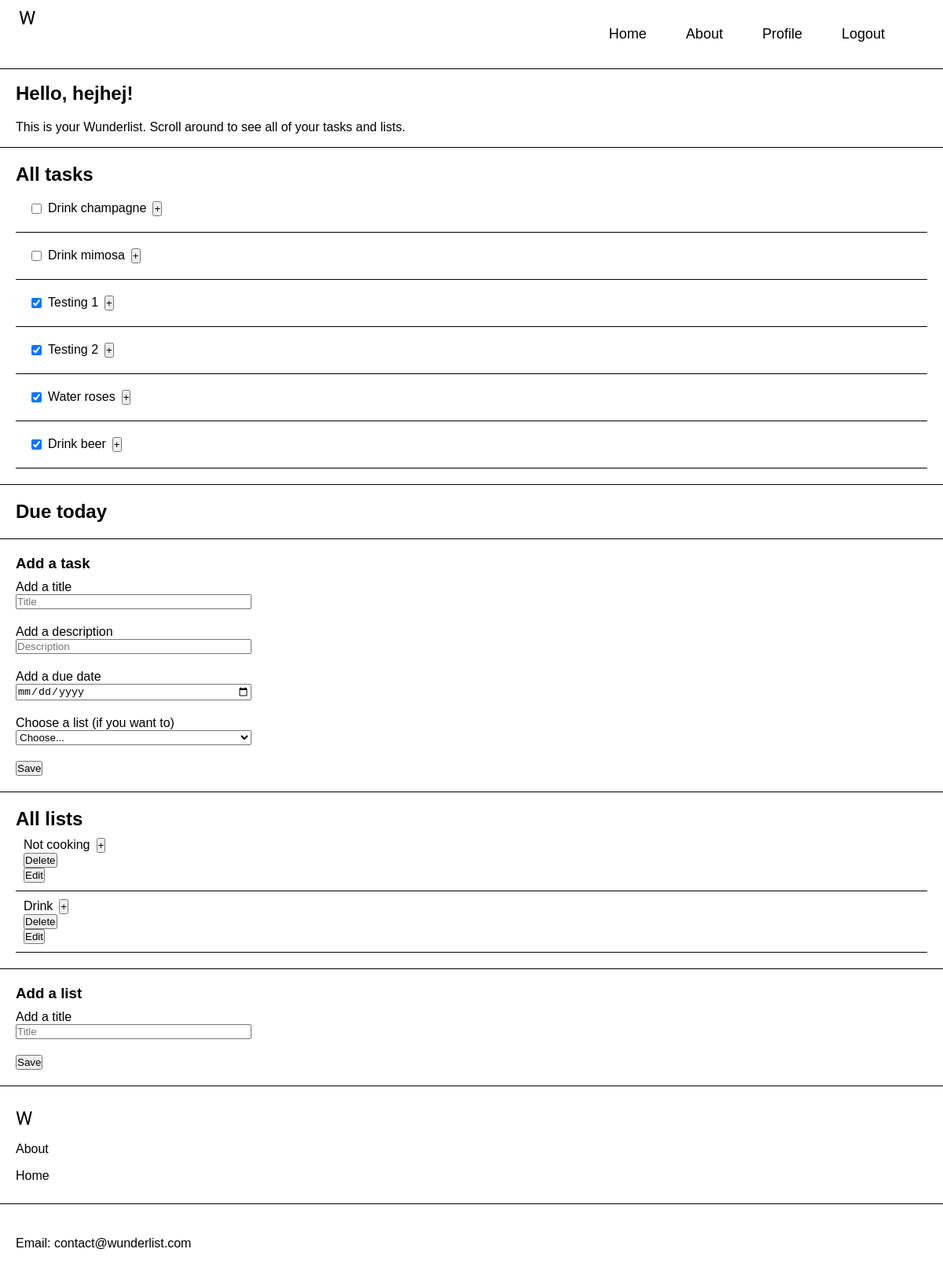
The app's page / (signed in), older data.
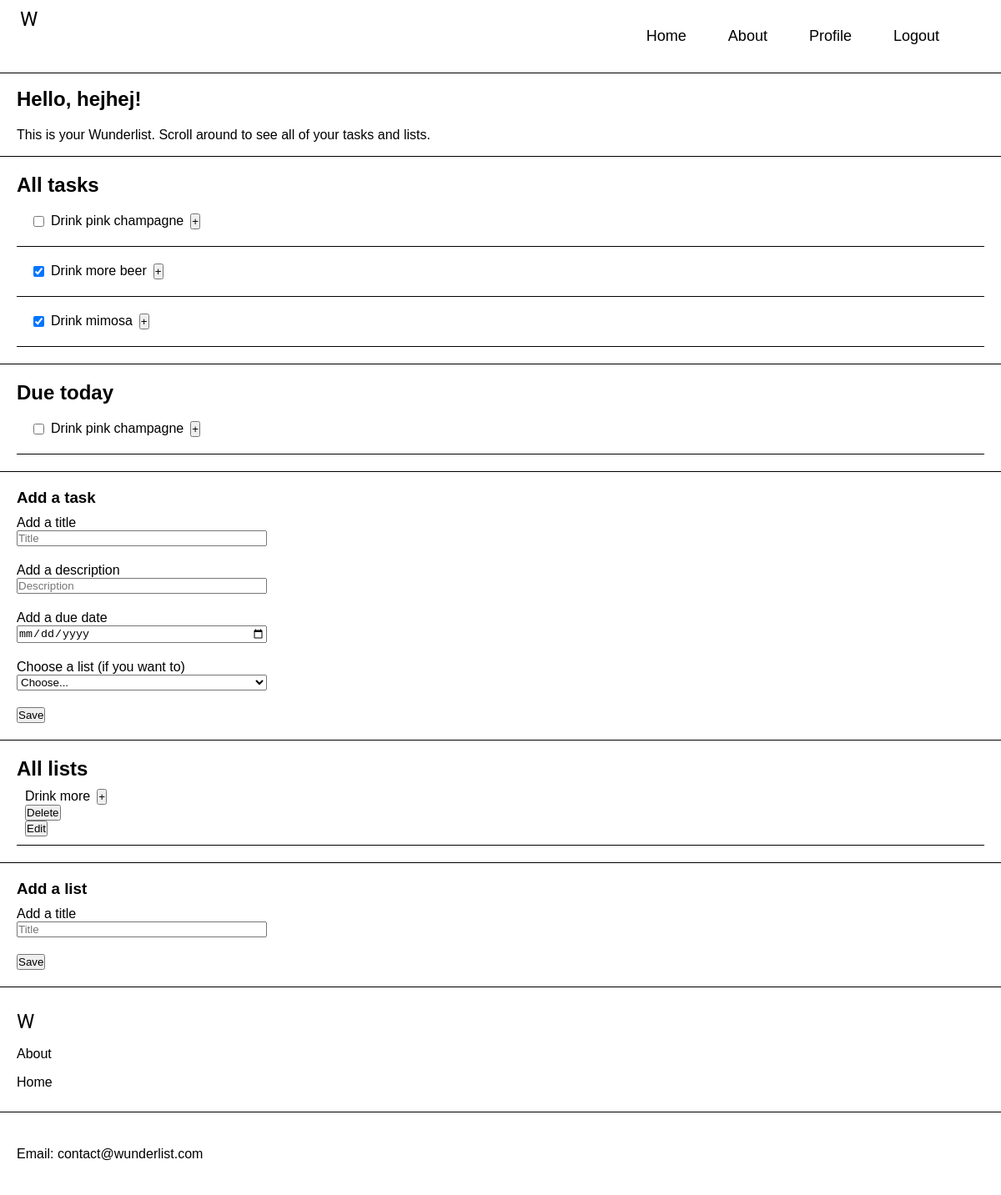
The same page, newer data.
### tables this page shows
CREATE TABLE tasks (
	id INTEGER PRIMARY KEY,
	task_title VARCHAR,
	task_description VARCHAR,
	created_at DATE,
	deadline_at DATE,
	completed_at DATE,
	list_id INTEGER,
	user_id INTEGER,
	FOREIGN KEY(list_id) REFERENCES lists(id),
	FOREIGN KEY(user_id) REFERENCES users(id)
);

CREATE TABLE lists (
	id INTEGER PRIMARY KEY,
	list_title VARCHAR,
	user_id INTEGER,
	FOREIGN KEY(user_id) REFERENCES users(id)
);

### app/functions.php (called while the page is built, shortened)
<?php
function isUserLoggedIn(): bool
{
    return isset($_SESSION['user']);
}
function getLists($database): array
{
    $userId = $_SESSION['user']['id'];
    $statement = $database->prepare("SELECT * FROM lists WHERE user_id = :user_id");
    $statement->bindParam(':user_id', $userId, PDO::PARAM_INT);
    $statement->execute();
    $lists = $statement->fetchAll(PDO::FETCH_ASSOC);
    return $lists;
}
function getTasks($database): array
{
    $userId = $_SESSION['user']['id'];
    $statement = $database->prepare("SELECT * FROM tasks WHERE user_id = :user_id ORDER BY completed_at ASC");
    $statement->bindParam(':user_id', $userId, PDO::PARAM_INT);
    $statement->execute();
    $tasks = $statement->fetchAll(PDO::FETCH_ASSOC);
    return $tasks;
}
function getTodaysTasks($database): array
{
    $userId = $_SESSION['user']['id'];
    $statement = $database->prepare("SELECT * FROM tasks WHERE user_id = :user_id AND deadline_at = DATE() ORDER BY completed_at ASC");
    $statement->bindParam(':user_id', $userId, PDO::PARAM_INT);
    $statement->execute();
    $todaysTasks = $statement->fetchAll(PDO::FETCH_ASSOC);
    return $todaysTasks;
}
function isChecked($task): bool
{
    if ($task['completed_at'] === null) {
        return false;
    } else {
        return true;
    }
}

### index.php (the view, shortened to what this page needs)
<?php require __DIR__ . '/app/autoload.php'; ?>
<?php require __DIR__ . '/views/header.php'; ?>
<section>
    <?php if (isUserLoggedIn()) : ?>
        <div class="private-intro">
            <h1>Hello, <?= htmlspecialchars($_SESSION['user']['username']); ?>!</h1>
            <p>This is your Wunderlist. Scroll around to see all of your tasks and lists.</p>
        </div>
    <?php endif; ?>
</section>
<section>
    <?php if (isUserLoggedIn()) : ?>
        <?php $lists = getLists($database); ?>
        <div class="all-tasks-container">
            <div class="tasks-container">
                <h2>All tasks</h2>
                <ul>
                    <?php foreach (getTasks($database) as $task) : ?>
                        <div class="task-box">
                            <div class="task-header">
                                <input type="checkbox" name="completed" id="completed" class="checkbox" data-id="<?= $task['id'] ?>" data-set="<?= isChecked($task) ?>">
                                <li><?= htmlspecialchars($task['task_title']); ?></li>
                                <button class="task-button" data-id="<?= $task['id'] ?>">+</button>
                            </div>
                        </div>
                    <?php endforeach; ?>
                </ul>
            </div>
            <div class="due-today-container">
                <h2>Due today</h2>
                <ul>
                    <?php foreach (getTodaysTasks($database) as $today) : ?>
                        <div class="task-box">
                            <div class="task-header">
                                <input type="checkbox" name="completed" id="completed" class="checkbox" data-id="<?= $today['id'] ?>" data-set="<?= isChecked($today) ?>">
                                <li><?= htmlspecialchars($today['task_title']); ?></li>
                                <button class="task-button-today" data-id="<?= $today['id'] ?>">+</button>
                            </div>
                        </div>
                    <?php endforeach; ?>
                </ul>
            </div>
        </div>
        <div class="add-task">
            <h3>Add a task</h3>
            <form action="app/tasks/store.php" method="post">
                <div class="mb-3">
                    <label for="task-title">Add a title</label>
                    <input class="form-control" type="task-title" name="task-title" id="task-title" placeholder="Title" required>
                </div>
                <div class="mb-3">
                    <label for="task-description">Add a description</label>
                    <input class="form-control" type="task-description" name="task-description" id="task-description" placeholder="Description" required>
                </div>
                <div class="mb-3">
                    <label for="task-deadline">Add a due date</label>
                    <input class="form-control" type="date" name="task-deadline" id="task-deadline" required>
                </div>
                <div class="mb-3">
                    <label for="task-list">Choose a list (if you want to)</label>
                    <select name="task-list" id="task-list">
                        <option value="">Choose...</option>
                    </select>
                </div>
                <button type="submit" class="">Save</button>
            </form>
        </div>
    <?php endif; ?>
</section>
<section>
    <?php if (isUserLoggedIn()) : ?>
        <div class="lists-container">
            <h2>All lists</h2>
            <ul>
                <?php foreach (getLists($database) as $list) : ?>
                    <div class="list-box">
                        <div class="list-header">
                            <li><?= htmlspecialchars($list['list_title']); ?></li>
                            <button class="list-button" data-id="<?= $list['id'] ?>">+</button>
                        </div>
                        <form action="/app/lists/delete.php" method="post">
                            <button name="delete-list" type="submit" class="" value="<?= $list['id'] ?>">Delete</button>
                        </form>
                        <button name="edit-list" data-id="<?= $list['id'] ?>" type="submit" class="edit-list-button">Edit</button>
                    </div>
                <?php endforeach; ?>
            </ul>
        </div>
        <div class="add-list">
            <h3>Add a list</h3>
            <form action="app/lists/store.php" method="post">
                <div class="mb-3">
                    <label for="list-title">Add a title</label>
                    <input class="form-control" type="list-title" name="list-title" id="list-title" placeholder="Title" required>
                </div>
                <button type="submit" class="">Save</button>
            </form>
        </div>
    <?php endif; ?>
</section>
<?php require __DIR__ . '/views/footer.php'; ?>

### views/header.php (shortened to what this page needs)
<!DOCTYPE html>
<html lang="en">
<head>
    <link rel="stylesheet" href="/assets/styles/app.css">
    <link rel="stylesheet" href="/assets/styles/navigation.css">
    <link rel="stylesheet" href="/assets/styles/index.css">
    <link rel="stylesheet" href="/assets/styles/about.css">
    <link rel="stylesheet" href="/assets/styles/footer.css">
    <link rel="stylesheet" href="/assets/styles/profile.css">
    <link rel="stylesheet" href="/assets/styles/login.css">
    <link rel="stylesheet" href="/assets/styles/register.css">
</head>
<body>
    <?php require __DIR__ . '/navigation.php'; ?>

### views/navigation.php (shortened to what this page needs)
<nav class="navbar">
    <a class="nav-logo" href="/index.php">W</a>
    <ul class="nav-menu">
        <li class="nav-item">
            <a class="nav-link <?php echo $_SERVER['SCRIPT_NAME'] === '/index.php' ? 'active' : ''; ?>" href="/index.php">Home</a>
        </li>
        <li class="nav-item">
            <a class="nav-link <?php echo $_SERVER['SCRIPT_NAME'] === '/about.php' ? 'active' : ''; ?>" href="/about.php">About</a>
        </li>
        <?php if (isUserLoggedIn()) : ?>
            <li class="nav-item">
                <a class="nav-link" href="/profile.php">Profile</a>
            </li>
        <?php endif; ?>
        <li class="nav-item">
            <?php if (isUserLoggedIn()) : ?>
                <a class="nav-link" href="/app/users/logout.php">Logout</a>
            <?php else : ?>
                <a class="nav-link <?php echo $_SERVER['SCRIPT_NAME'] === '/login.php' ? 'active' : ''; ?>" href="login.php">Login</a>
            <?php endif; ?>
        </li>
    </ul>
</nav>

### views/footer.php (shortened to what this page needs)
<footer>
    <div class="footer-top">
        <a class="icon" href="/index.php">W</a>
        <a href="/about.php">About</a>
        <a href="/index.php">Home</a>
    </div>
    <div class="footer-bottom">
        <a href="mailto:contact@wunderlist.com">Email: contact@wunderlist.com</a>
    </div>
</footer>
</body>
</html>

### assets/styles/app.css (style rules this page uses)
* { box-sizing: border-box; margin: 0; padding: 0; list-style: none; }
:root { font-family: 'Helvetica', sans-serif; font-weight: 300; }
body { min-height: 100vh; }

### assets/styles/navigation.css (style rules this page uses)
.nav-logo { font-family: 'Rock Salt', cursive; font-size: 24px; }
nav li { list-style: none; }
.navbar { display: flex; justify-content: space-between; align-items: center; padding: 1rem 1.5rem; height: 88px; background-color: #fff; width: 100vw; border-bottom: 1px solid #000; }
nav a { text-decoration: none; }
.nav-menu { display: flex; justify-content: flex-end; align-items: center; flex-grow: 1; margin-right: 50px; gap: 50px; }
.nav-link { font-size: 18px; font-weight: 500; color: #000; font-family: 'Helvetica', sans-serif; font-weight: 300; }
.nav-logo { height: 70px; }
.navbar a { height: 70px; }

### assets/styles/index.css (style rules this page uses)
.private-intro { height: 100px; width: 100vw; display: flex; flex-direction: column; align-items: flex-start; justify-content: center; gap: 10px; padding: 20px; border-bottom: 1px solid #000; }
.all-tasks-container { width: 100vw; }
.tasks-container { width: 100vw; border-bottom: 1px solid #000; padding: 20px; }
.due-today-container { width: 100vw; border-bottom: 1px solid #000; padding: 20px; }
.task-box { border-bottom: 1px solid #000; padding: 20px; }
.add-task { width: 100vw; border-bottom: 1px solid #000; padding: 20px; }
.add-task h3 { margin-bottom: 10px; }
.add-task div { display: flex; flex-direction: column; width: 300px; margin-bottom: 20px; }
.lists-container { width: 100vw; border-bottom: 1px solid #000; padding: 20px; }
.list-box { border-bottom: 1px solid #000; padding: 10px; }
.add-list { width: 100vw; padding: 20px; }
.add-list h3 { margin-bottom: 10px; }
.add-list div { display: flex; flex-direction: column; width: 300px; margin-bottom: 20px; }
.task-header { display: flex; gap: 0.5rem; }
.list-header { display: flex; gap: 0.5rem; }

### assets/styles/about.css (style rules this page uses)
.about-container h2, h1 { margin-bottom: 10px; }

### assets/styles/footer.css (style rules this page uses)
.footer-top { width: 100vw; height: 150px; display: flex; justify-content: center; flex-direction: column; gap: 1em; border-top: 1px solid #000; padding: 20px; }
.footer-bottom { width: 100vw; height: 100px; display: flex; justify-content: center; flex-direction: column; border-top: 1px solid #000; padding: 20px; }
.icon { font-family: 'Rock Salt', cursive; font-size: 24px; }
a { text-decoration: none; color: #000; }
footer { bottom: 0; margin-top: auto; }

Row changes from the older to the newer data that the page shows:
removed tasks: task_title "Testing 1", shown under "All tasks"
removed tasks: task_title "Testing 2", shown under "All tasks"
removed tasks: task_title "Water roses", shown under "All tasks"
removed lists: list_title "Not cooking", $list['id'] 4 (drawn)
removed lists: list_title "Drink", $list['id'] 5 (drawn)
now on one of the page's lists (row edited): tasks: task_title "Drink pink champagne"
changed tasks: task_title "Drink champagne" → "Drink pink champagne"
changed tasks: task_title "Drink beer" → "Drink more beer"; moves up the list
changed tasks "Drink mimosa": completed "☐" → "☑"
added lists: list_title "Drink more", $list['id'] 6 (drawn)
